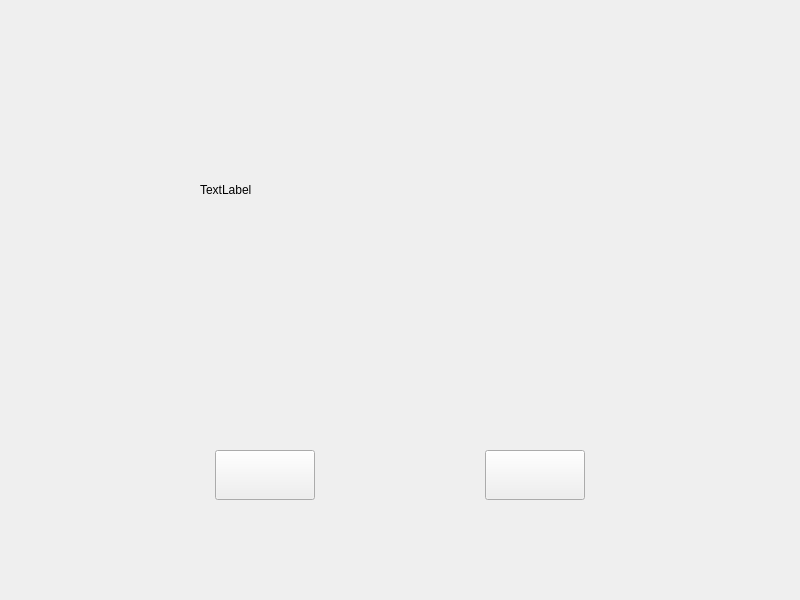
<?xml version="1.0" encoding="UTF-8"?>
<ui version="4.0">
 <class>balancePage</class>
 <widget class="QWidget" name="balancePage">
  <property name="geometry">
   <rect>
    <x>0</x>
    <y>0</y>
    <width>800</width>
    <height>600</height>
   </rect>
  </property>
  <property name="windowTitle">
   <string>Form</string>
  </property>
  <layout class="QVBoxLayout" name="verticalLayout_2">
   <property name="leftMargin">
    <number>50</number>
   </property>
   <property name="topMargin">
    <number>150</number>
   </property>
   <property name="rightMargin">
    <number>50</number>
   </property>
   <property name="bottomMargin">
    <number>100</number>
   </property>
   <item>
    <layout class="QHBoxLayout" name="horizontalLayout_2">
     <property name="leftMargin">
      <number>150</number>
     </property>
     <property name="topMargin">
      <number>20</number>
     </property>
     <item>
      <widget class="QLabel" name="label">
       <property name="minimumSize">
        <size>
         <width>200</width>
         <height>40</height>
        </size>
       </property>
       <property name="maximumSize">
        <size>
         <width>300</width>
         <height>40</height>
        </size>
       </property>
       <property name="text">
        <string>TextLabel</string>
       </property>
      </widget>
     </item>
     <item>
      <spacer name="horizontalSpacer_6">
       <property name="orientation">
        <enum>Qt::Horizontal</enum>
       </property>
       <property name="sizeHint" stdset="0">
        <size>
         <width>40</width>
         <height>20</height>
        </size>
       </property>
      </spacer>
     </item>
    </layout>
   </item>
   <item>
    <layout class="QHBoxLayout" name="horizontalLayout_7">
     <item>
      <spacer name="horizontalSpacer">
       <property name="orientation">
        <enum>Qt::Horizontal</enum>
       </property>
       <property name="sizeHint" stdset="0">
        <size>
         <width>40</width>
         <height>20</height>
        </size>
       </property>
      </spacer>
     </item>
     <item>
      <layout class="QVBoxLayout" name="verticalLayout">
       <property name="spacing">
        <number>15</number>
       </property>
       <item>
        <layout class="QHBoxLayout" name="horizontalLayout_5">
         <item>
          <widget class="QLabel" name="companylabel">
           <property name="minimumSize">
            <size>
             <width>120</width>
             <height>40</height>
            </size>
           </property>
           <property name="text">
            <string/>
           </property>
          </widget>
         </item>
         <item>
          <widget class="QLabel" name="companylineEdit">
           <property name="minimumSize">
            <size>
             <width>200</width>
             <height>40</height>
            </size>
           </property>
           <property name="text">
            <string/>
           </property>
          </widget>
         </item>
        </layout>
       </item>
       <item>
        <layout class="QHBoxLayout" name="horizontalLayout">
         <item>
          <widget class="QLabel" name="typeLabel">
           <property name="minimumSize">
            <size>
             <width>120</width>
             <height>40</height>
            </size>
           </property>
           <property name="text">
            <string/>
           </property>
          </widget>
         </item>
         <item>
          <widget class="QLabel" name="typelineEdit">
           <property name="minimumSize">
            <size>
             <width>200</width>
             <height>40</height>
            </size>
           </property>
           <property name="text">
            <string/>
           </property>
          </widget>
         </item>
        </layout>
       </item>
       <item>
        <layout class="QHBoxLayout" name="horizontalLayout_3">
         <item>
          <widget class="QLabel" name="phoneLabel">
           <property name="minimumSize">
            <size>
             <width>120</width>
             <height>40</height>
            </size>
           </property>
           <property name="text">
            <string/>
           </property>
          </widget>
         </item>
         <item>
          <widget class="QLabel" name="phonelineEdit">
           <property name="minimumSize">
            <size>
             <width>200</width>
             <height>40</height>
            </size>
           </property>
           <property name="text">
            <string/>
           </property>
          </widget>
         </item>
        </layout>
       </item>
       <item>
        <layout class="QHBoxLayout" name="horizontalLayout_4">
         <item>
          <widget class="QLabel" name="balanceLabel">
           <property name="minimumSize">
            <size>
             <width>120</width>
             <height>40</height>
            </size>
           </property>
           <property name="text">
            <string/>
           </property>
          </widget>
         </item>
         <item>
          <widget class="QLabel" name="balancelineEdit">
           <property name="minimumSize">
            <size>
             <width>200</width>
             <height>40</height>
            </size>
           </property>
           <property name="text">
            <string/>
           </property>
          </widget>
         </item>
        </layout>
       </item>
      </layout>
     </item>
     <item>
      <spacer name="horizontalSpacer_2">
       <property name="orientation">
        <enum>Qt::Horizontal</enum>
       </property>
       <property name="sizeHint" stdset="0">
        <size>
         <width>40</width>
         <height>20</height>
        </size>
       </property>
      </spacer>
     </item>
    </layout>
   </item>
   <item>
    <layout class="QHBoxLayout" name="horizontalLayout_6">
     <item>
      <spacer name="horizontalSpacer_3">
       <property name="orientation">
        <enum>Qt::Horizontal</enum>
       </property>
       <property name="sizeHint" stdset="0">
        <size>
         <width>40</width>
         <height>20</height>
        </size>
       </property>
      </spacer>
     </item>
     <item>
      <widget class="QPushButton" name="queryBtn">
       <property name="minimumSize">
        <size>
         <width>100</width>
         <height>50</height>
        </size>
       </property>
       <property name="maximumSize">
        <size>
         <width>100</width>
         <height>50</height>
        </size>
       </property>
       <property name="text">
        <string/>
       </property>
      </widget>
     </item>
     <item>
      <spacer name="horizontalSpacer_4">
       <property name="orientation">
        <enum>Qt::Horizontal</enum>
       </property>
       <property name="sizeHint" stdset="0">
        <size>
         <width>40</width>
         <height>20</height>
        </size>
       </property>
      </spacer>
     </item>
     <item>
      <widget class="QPushButton" name="quitBtn">
       <property name="minimumSize">
        <size>
         <width>100</width>
         <height>50</height>
        </size>
       </property>
       <property name="maximumSize">
        <size>
         <width>100</width>
         <height>50</height>
        </size>
       </property>
       <property name="text">
        <string/>
       </property>
      </widget>
     </item>
     <item>
      <spacer name="horizontalSpacer_5">
       <property name="orientation">
        <enum>Qt::Horizontal</enum>
       </property>
       <property name="sizeHint" stdset="0">
        <size>
         <width>40</width>
         <height>20</height>
        </size>
       </property>
      </spacer>
     </item>
    </layout>
   </item>
  </layout>
 </widget>
 <resources/>
 <connections/>
</ui>
